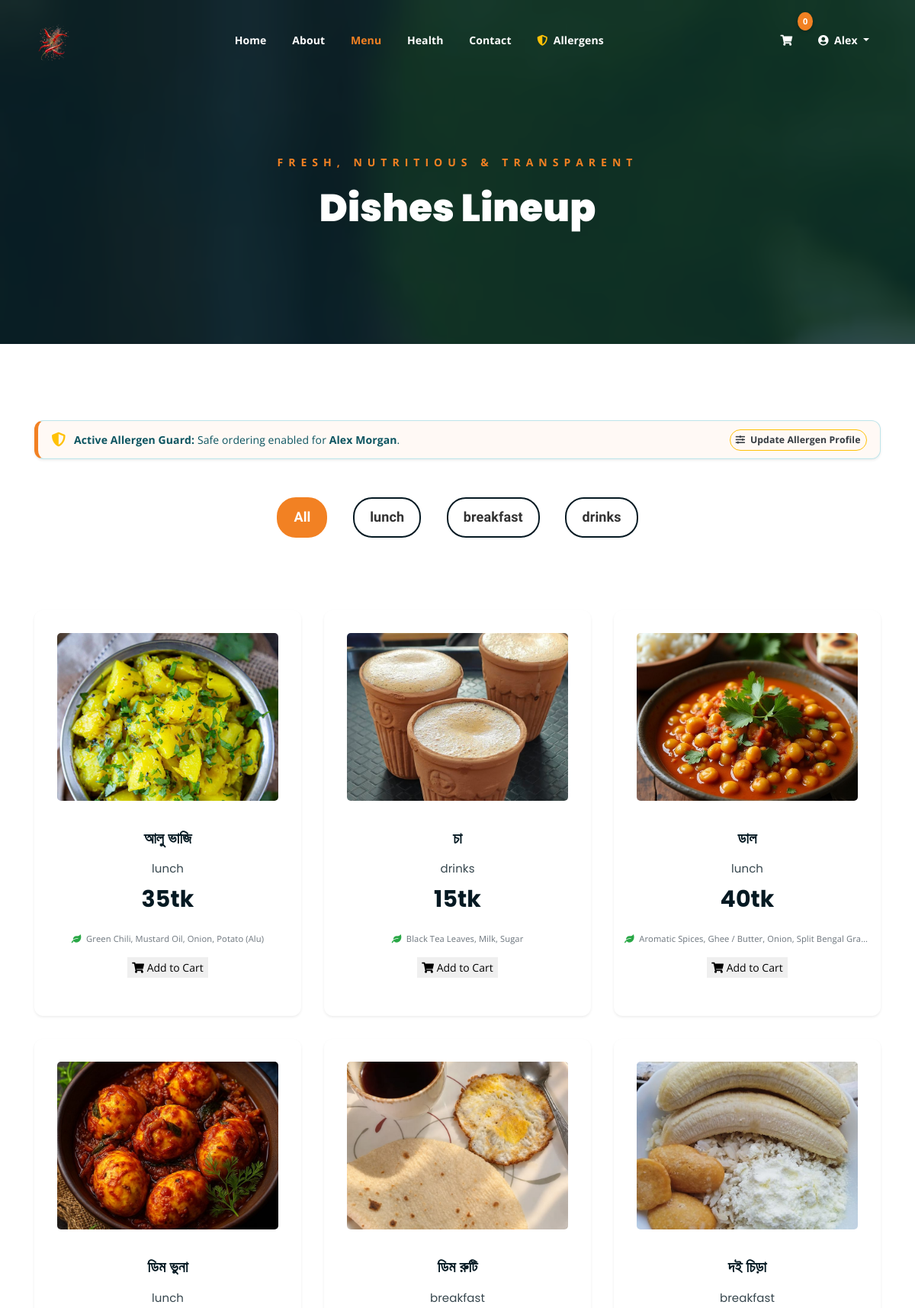
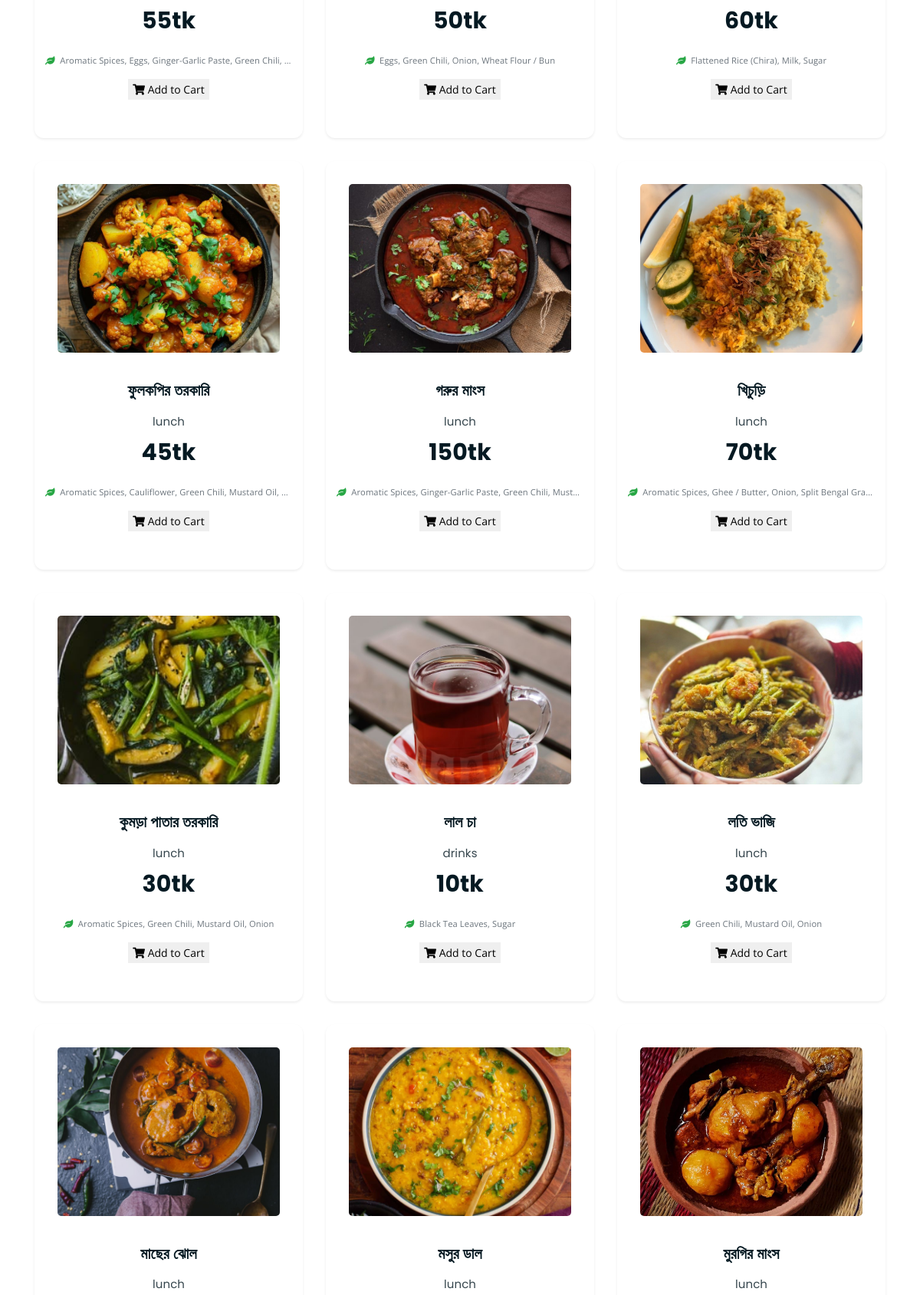
/shop.php (signed in, upper part), run on the app's committed database (2 pictures, top to bottom).
### tables this page shows
CREATE TABLE `users` (
    `id` INT AUTO_INCREMENT PRIMARY KEY,
    `name` VARCHAR(100) NOT NULL,
    `email` VARCHAR(150) NOT NULL UNIQUE,
    `password_hash` VARCHAR(255) NOT NULL,
    `phone` VARCHAR(30) NULL,
    `address` TEXT NULL,
    `allergen_profile_completed` TINYINT(1) NOT NULL DEFAULT 0,
    `created_at` TIMESTAMP DEFAULT CURRENT_TIMESTAMP,
    `updated_at` TIMESTAMP DEFAULT CURRENT_TIMESTAMP ON UPDATE CURRENT_TIMESTAMP
);

CREATE TABLE `food_items` (
    `id` INT AUTO_INCREMENT PRIMARY KEY,
    `name` VARCHAR(150) NOT NULL,
    `category` VARCHAR(50) NOT NULL DEFAULT 'lunch',
    `description` TEXT NULL,
    `price` DECIMAL(10, 2) NOT NULL,
    `image` VARCHAR(255) NOT NULL,
    `is_available` TINYINT(1) NOT NULL DEFAULT 1,
    `ingredients_verified` TINYINT(1) NOT NULL DEFAULT 1,
    `created_at` TIMESTAMP DEFAULT CURRENT_TIMESTAMP,
    `updated_at` TIMESTAMP DEFAULT CURRENT_TIMESTAMP ON UPDATE CURRENT_TIMESTAMP
);

### config/db.php (called while the page is built, shortened)
<?php
function get_db_connection(): PDO {
    static $pdo = null;
    if ($pdo === null) {
        $dsn = "mysql:host=" . DB_HOST . ";port=" . DB_PORT . ";dbname=" . DB_NAME . ";charset=utf8mb4";
        $options = [
            PDO::ATTR_ERRMODE            => PDO::ERRMODE_EXCEPTION,
            PDO::ATTR_DEFAULT_FETCH_MODE => PDO::FETCH_ASSOC,
            PDO::ATTR_EMULATE_PREPARES   => false,
        ];
        try {
            $pdo = new PDO($dsn, DB_USER, DB_PASS, $options);
        } catch (PDOException $e) {
            error_log("Database connection error: " . $e->getMessage());
            die(json_encode([
                'success' => false,
                'message' => 'Database connection failed. Please ensure MySQL is running.'
            ]));
        }
    }
    return $pdo;
}
function is_logged_in(): bool {
    return !empty($_SESSION['user_id']);
}
function get_current_user_profile(): ?array {
    $pdo = get_db_connection();
    $stmt = $pdo->prepare("SELECT id, name, email, phone, address, allergen_profile_completed FROM users WHERE id = ?");
    $stmt->execute([$_SESSION['user_id']]);
    $profile = $stmt->fetch();
    return $profile ?: null;
}
function e($str): string {
    return htmlspecialchars((string)$str, ENT_QUOTES, 'UTF-8');
}

### shop.php (the view, shortened to what this page needs)
<?php
require_once __DIR__ . '/config/db.php';
$pdo = get_db_connection();
$stmt = $pdo->query("
    SELECT f.id, f.name, f.category, f.description, f.price, f.image, f.is_available, f.ingredients_verified,
           GROUP_CONCAT(DISTINCT i.name ORDER BY i.name SEPARATOR ', ') AS ingredients_summary,
           GROUP_CONCAT(DISTINCT a.name ORDER BY a.name SEPARATOR ', ') AS allergens_summary
    FROM food_items f
    LEFT JOIN food_ingredients fi ON f.id = fi.food_id
    LEFT JOIN ingredients i ON fi.ingredient_id = i.id
    LEFT JOIN ingredient_allergens ia ON i.id = ia.ingredient_id
    LEFT JOIN allergens a ON ia.allergen_id = a.id
    GROUP BY f.id
    ORDER BY f.id ASC
");
$foodItems = $stmt->fetchAll();
include __DIR__ . '/includes/header.php';
?>
	<div class="breadcrumb-section breadcrumb-bg">
		<div class="container">
			<div class="row">
				<div class="col-lg-8 offset-lg-2 text-center">
					<div class="breadcrumb-text">
						<p>Fresh, Nutritious & Transparent</p>
						<h1>Dishes Lineup</h1>
					</div>
				</div>
			</div>
		</div>
	</div>
	<div class="product-section mt-100 mb-150">
		<div class="container">
            <?php if (is_logged_in()): ?>
                <?php $userProf = get_current_user_profile(); ?>
                <div class="row mb-4">
                    <div class="col-12">
                        <div class="alert alert-info d-flex justify-content-between align-items-center shadow-sm" style="border-radius: 12px; border-left: 5px solid #F28123; background-color: #fff9f5;">
                            <div>
                                <i class="fas fa-shield-alt text-warning fa-lg mr-2"></i>
                                <strong>Active Allergen Guard:</strong> Safe ordering enabled for <strong><?php echo e($userProf['name']); ?></strong>.
                            </div>
                            <div>
                                <a href="profile.php" class="btn btn-sm btn-outline-warning text-dark font-weight-bold" style="border-radius: 20px;">
                                    <i class="fas fa-sliders-h mr-1"></i> Update Allergen Profile
                                </a>
                            </div>
                        </div>
                    </div>
                </div>
            <?php endif; ?>
			<div class="row">
                <div class="col-md-12">
                    <div class="product-filters">
                        <ul>
                            <li class="active" data-filter="*">All</li>
                            <li data-filter=".lunch">lunch</li>
                            <li data-filter=".breakfast">breakfast</li>
                            <li data-filter=".drinks">drinks</li>
                        </ul>
                    </div>
                </div>
            </div>
			<div class="row product-lists">
                <?php foreach ($foodItems as $item): ?>
                    <?php
                        $catClass = strtolower(trim($item['category']));
                        $priceFormatted = number_format($item['price'], 0) . 'tk';
                        $imgSrc = !empty($item['image']) ? $item['image'] : 'assets/img/products/product-img-1.jpg';
                        $isAvailable = (bool)$item['is_available'];
                    ?>
                    <div class="col-lg-4 col-md-6 text-center <?php echo e($catClass); ?>">
                        <div class="single-product-item shadow-sm" style="border-radius: 12px; overflow: hidden; transition: transform 0.3s ease, box-shadow 0.3s ease;">
                            <div class="product-image" style="position: relative;">
                                <img src="<?php echo e($imgSrc); ?>" alt="<?php echo e($item['name']); ?>" style="height: 220px; width: 100%; object-fit: cover;">
                            </div>
                            <h3 class="mt-3"><?php echo e($item['name']); ?></h3>
                            <p class="product-price">
                                <span><?php echo e($item['category']); ?></span> <?php echo e($priceFormatted); ?>
                            </p>
                            <?php if (!empty($item['ingredients_summary'])): ?>
                                <p class="text-muted small px-3 mb-3 text-truncate" title="<?php echo e($item['ingredients_summary']); ?>">
                                    <i class="fas fa-leaf text-success mr-1"></i>
                                    <?php echo e($item['ingredients_summary']); ?>
                                </p>
                            <?php endif; ?>
                            <?php if ($isAvailable): ?>
                                <button type="button" class="cart-btn btn-add-to-cart border-0" data-food-id="<?php echo $item['id']; ?>" style="cursor: pointer;">
                                    <i class="fas fa-shopping-cart"></i> Add to Cart
                                </button>
                            <?php else: ?>
                                <button type="button" class="cart-btn bg-secondary border-0 text-white" disabled style="cursor: not-allowed;">
                                    <i class="fas fa-ban"></i> Out of Stock
                                </button>
                            <?php endif; ?>
                        </div>
                    </div>
                <?php endforeach; ?>
			</div>
		</div>
	</div>
<?php include __DIR__ . '/includes/footer.php'; ?>

### assets/css/main.css (style rules this page uses)
html { font-size: 14px; font-weight: 400; line-height: 28px; height: 100%; }
body { font-family: "Open Sans", sans-serif; font-weight: 400; font-size: 1rem; letter-spacing: 0.1px; line-height: 1.8; color: #051922; overflow-x: hidden; }
body img { max-width: 100%; }
a { cursor: pointer; text-decoration: none; -webkit-transition: all 0.2s ease-in-out; -o-transition: all 0.2s ease-in-out; transition: all 0.2s ease-in-out; }
h1, .h1, h2, .h2, h3, .h3, h4, .h4, h5, .h5, h6, .h6 { font-family: "Poppins", sans-serif; font-weight: 700; margin: 0 0 1.25rem 0; color: #051922; }
h1:last-child, .h1:last-child, h2:last-child, .h2:last-child, h3:last-child, .h3:last-child, h4:last-child, .h4:last-child, h5:last-child, .h5:last-child, h6:last-child, .h6:last-child { margin: 0; }
h1, .h1 { font-size: 4rem; font-weight: 700; line-height: 4rem; }
h3, .h3 { font-size: 2rem; font-weight: 700; line-height: 2.25rem; }
p { font-family: "Open Sans", sans-serif; font-weight: 400; font-size: 1rem; letter-spacing: 0.1px; line-height: 1.8; color: #051922; margin: 0 0 1.25rem 0; }
.mt-100 { margin-top: 100px; }
.mb-150 { margin-bottom: 150px; }
.breadcrumb-bg { background-image: url(../img/breadcrumb-bg.jpg); }
.breadcrumb-text p { color: #F28123; font-weight: 700; text-transform: uppercase; letter-spacing: 7px; }
.breadcrumb-text h1 { font-size: 50px; font-weight: 900; color: #fff; margin: 0; margin-top: 20px; }
.breadcrumb-section { padding: 150px 0; background-size: cover; background-position: center center; position: relative; z-index: 1; background-attachment: fixed; padding-top: 200px; }
.breadcrumb-section:after { position: absolute; left: 0; top: 0; width: 100%; height: 100%; content: ""; background-color: #07212e; z-index: -1; opacity: 0.8; }
.product-image img { -webkit-transition: 0.3s; -o-transition: 0.3s; transition: 0.3s; }
.single-product-item { -webkit-transition: 0.3s; -o-transition: 0.3s; transition: 0.3s; }
html, body { height: 100%; }
.product-filters { margin-bottom: 80px; }
.product-filters ul { margin: 0; padding: 0; list-style: none; text-align: center; }
.product-filters ul li { display: inline-block; font-weight: 700; font-size: 18px; margin: 15px; border: 2px solid #051922; color: #323232; cursor: pointer; padding: 8px 20px; border-radius: 25px; }
.product-filters ul li.active { border: 2px solid #F28123; background-color: #F28123; color: #fff; }
.single-product-item { margin-bottom: 30px; }
.product-image { padding: 30px; padding-bottom: 0; }
.product-image img { width: 90%; border-radius: 5px; margin-bottom: 20px; }
.single-product-item h3 { font-size: 20px; font-weight: 600; margin-bottom: 10px; }
p.product-price { font-family: 'Poppins', sans-serif; font-size: 30px; font-weight: 700; margin-bottom: 15px; }
p.product-price span { display: block; opacity: 0.8; font-size: 15px; font-weight: 400; }
.single-product-item { -webkit-box-shadow: 0 0 20px #e4e4e4; box-shadow: 0 0 20px #e4e4e4; padding-bottom: 50px; border-radius: 5px; }

### includes/header.php (style rules this page uses)
.single-product-item h3, .product-filters ul li, .bangla-text { font-family: 'Hind Siliguri', 'Poppins', sans-serif; }

### data on the page
users: name "Alex Morgan"
food_items: image (picture), name "আলু ভাজি", category "lunch", price "35tk", ingredients_summary "Green Chili, Mustard Oil, Onion, Potato (Alu)"
food_items: image (picture), name "চা", category "drinks", price "15tk", ingredients_summary "Black Tea Leaves, Milk, Sugar"
food_items: image (picture), name "ডাল", category "lunch", price "40tk", ingredients_summary "Aromatic Spices, Ghee / Butter, Onion, Split Bengal Gra…"
food_items: image (picture), name "ডিম ভুনা", category "lunch", price "55tk", ingredients_summary "Aromatic Spices, Eggs, Ginger-Garlic Paste, Green Chili,…"
food_items: image (picture), name "ডিম রুটি", category "breakfast", price "50tk", ingredients_summary "Eggs, Green Chili, Onion, Wheat Flour / Bun"
food_items: image (picture), name "দই চিড়া", category "breakfast", price "60tk", ingredients_summary "Flattened Rice (Chira), Milk, Sugar"
food_items: image (picture), name "ফুলকপির তরকারি", category "lunch", price "45tk", ingredients_summary "Aromatic Spices, Cauliflower, Green Chili, Mustard Oil,…"
food_items: image (picture), name "গরুর মাংস", category "lunch", price "150tk", ingredients_summary "Aromatic Spices, Ginger-Garlic Paste, Green Chili, Must…"
food_items: image (picture), name "খিচুড়ি", category "lunch", price "70tk", ingredients_summary "Aromatic Spices, Ghee / Butter, Onion, Split Bengal Gra…"
food_items: image (picture), name "কুমড়া পাতার তরকারি", category "lunch", price "30tk", ingredients_summary "Aromatic Spices, Green Chili, Mustard Oil, Onion"
food_items: image (picture), name "লাল চা", category "drinks", price "10tk", ingredients_summary "Black Tea Leaves, Sugar"
food_items: image (picture), name "লতি ভাজি", category "lunch", price "30tk", ingredients_summary "Green Chili, Mustard Oil, Onion"
food_items: image (picture), name "মাছের ঝোল", category "lunch"
food_items: image (picture), name "মসুর ডাল", category "lunch"
food_items: image (picture), name "মুরগির মাংস", category "lunch"

### other printed values
$cartUnits "0"
explode(' ', $currentUser['name'])[0] "Alex"
